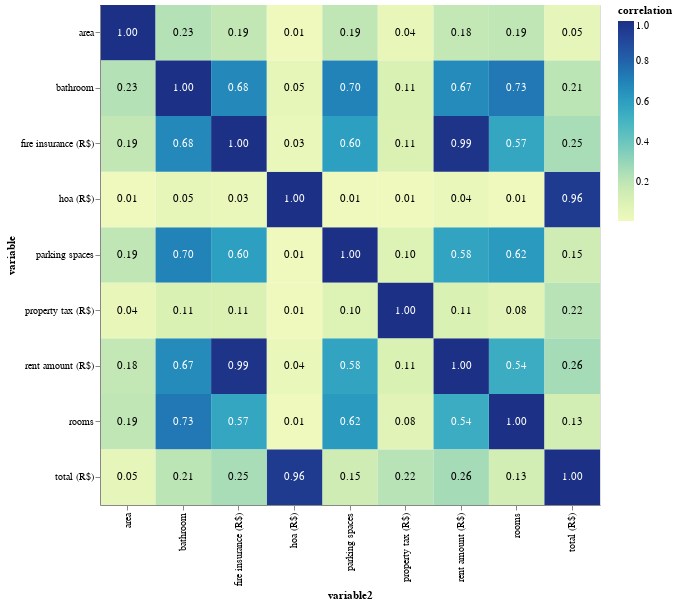

Notebook source saved alongside this figure:
### Code cell
cor_data = (raw_data[colunas_numericas]).corr().stack().reset_index().rename(columns={0: 'correlation', 'level_0': 'variable', 'level_1': 'variable2'})
cor_data['correlation_label'] = cor_data['correlation'].map('{:.2f}'.format)  # Round to 2 decimal
base = alt.Chart(cor_data, width=500, height=500).encode( x = 'variable2:O', y = 'variable:O')
text = base.mark_text().encode(text = 'correlation_label',color = alt.condition(alt.datum.correlation > 0.5,alt.value('white'),
alt.value('black')))
cor_plot = base.mark_rect().encode(
color = 'correlation:Q')
cor_plot + text

### Figure 1 — Vega-Lite specification as saved in the notebook (floating-point values rounded to 4 significant figures)
{"config": {"view": {"continuousWidth": 400, "continuousHeight": 300}}, "layer": [{"mark": "rect", "encoding": {"color": {"type": "quantitative", "field": "correlation"}, "x": {"type": "ordinal", "field": "variable2"}, "y": {"type": "ordinal", "field": "variable"}}, "height": 500, "width": 500}, {"mark": "text", "encoding": {"color": {"condition": {"value": "white", "test": "(datum.correlation > 0.5)"}, "value": "black"}, "text": {"type": "nominal", "field": "correlation_label"}, "x": {"type": "ordinal", "field": "variable2"}, "y": {"type": "ordinal", "field": "variable"}}, "height": 500, "width": 500}], "data": {"name": "data-5a2926cd1de264af671d0e059a4ab857"}, "$schema": "https://vega.github.io/schema/vega-lite/v4.8.1.json", "datasets": {"data-5a2926cd1de264af671d0e059a4ab857": [{"variable": "area", "variable2": "area", "correlation": 1.0, "correlation_label": "1.00"}, {"variable": "area", "variable2": "rooms", "correlation": 0.1938, "correlation_label": "0.19"}, {"variable": "area", "variable2": "bathroom", "correlation": 0.2268, "correlation_label": "0.23"}, {"variable": "area", "variable2": "parking spaces", "correlation": 0.194, "correlation_label": "0.19"}, {"variable": "area", "variable2": "hoa (R$)", "correlation": 0.00689, "correlation_label": "0.01"}, {"variable": "area", "variable2": "rent amount (R$)", "correlation": 0.1807, "correlation_label": "0.18"}, {"variable": "area", "variable2": "property tax (R$)", "correlation": 0.03906, "correlation_label": "0.04"}, {"variable": "area", "variable2": "fire insurance (R$)", "correlation": 0.1881, "correlation_label": "0.19"}, {"variable": "area", "variable2": "total (R$)", "correlation": 0.0518, "correlation_label": "0.05"}, {"variable": "rooms", "variable2": "area", "correlation": 0.1938, "correlation_label": "0.19"}, {"variable": "rooms", "variable2": "rooms", "correlation": 1.0, "correlation_label": "1.00"}, {"variable": "rooms", "variable2": "bathroom", "correlation": 0.7338, "correlation_label": "0.73"}, {"variable": "rooms", "variable2": "parking spaces", "correlation": 0.6175, "correlation_label": "0.62"}, {"variable": "rooms", "variable2": "hoa (R$)", "correlation": 0.007139, "correlation_label": "0.01"}, {"variable": "rooms", "variable2": "rent amount (R$)", "correlation": 0.5418, "correlation_label": "0.54"}, {"variable": "rooms", "variable2": "property tax (R$)", "correlation": 0.07525, "correlation_label": "0.08"}, {"variable": "rooms", "variable2": "fire insurance (R$)", "correlation": 0.5651, "correlation_label": "0.57"}, {"variable": "rooms", "variable2": "total (R$)", "correlation": 0.1346, "correlation_label": "0.13"}, {"variable": "bathroom", "variable2": "area", "correlation": 0.2268, "correlation_label": "0.23"}, {"variable": "bathroom", "variable2": "rooms", "correlation": 0.7338, "correlation_label": "0.73"}, {"variable": "bathroom", "variable2": "bathroom", "correlation": 1.0, "correlation_label": "1.00"}, {"variable": "bathroom", "variable2": "parking spaces", "correlation": 0.6974, "correlation_label": "0.70"}, {"variable": "bathroom", "variable2": "hoa (R$)", "correlation": 0.05027, "correlation_label": "0.05"}, {"variable": "bathroom", "variable2": "rent amount (R$)", "correlation": 0.6685, "correlation_label": "0.67"}, {"variable": "bathroom", "variable2": "property tax (R$)", "correlation": 0.1093, "correlation_label": "0.11"}, {"variable": "bathroom", "variable2": "fire insurance (R$)", "correlation": 0.6764, "correlation_label": "0.68"}, {"variable": "bathroom", "variable2": "total (R$)", "correlation": 0.2083, "correlation_label": "0.21"}, {"variable": "parking spaces", "variable2": "area", "correlation": 0.194, "correlation_label": "0.19"}, {"variable": "parking spaces", "variable2": "rooms", "correlation": 0.6175, "correlation_label": "0.62"}, {"variable": "parking spaces", "variable2": "bathroom", "correlation": 0.6974, "correlation_label": "0.70"}, {"variable": "parking spaces", "variable2": "parking spaces", "correlation": 1.0, "correlation_label": "1.00"}, {"variable": "parking spaces", "variable2": "hoa (R$)", "correlation": 0.009321, "correlation_label": "0.01"}, {"variable": "parking spaces", "variable2": "rent amount (R$)", "correlation": 0.5784, "correlation_label": "0.58"}, {"variable": "parking spaces", "variable2": "property tax (R$)", "correlation": 0.09838, "correlation_label": "0.10"}, {"variable": "parking spaces", "variable2": "fire insurance (R$)", "correlation": 0.5973, "correlation_label": "0.60"}, {"variable": "parking spaces", "variable2": "total (R$)", "correlation": 0.1487, "correlation_label": "0.15"}, {"variable": "hoa (R$)", "variable2": "area", "correlation": 0.00689, "correlation_label": "0.01"}, {"variable": "hoa (R$)", "variable2": "rooms", "correlation": 0.007139, "correlation_label": "0.01"}, {"variable": "hoa (R$)", "variable2": "bathroom", "correlation": 0.05027, "correlation_label": "0.05"}, {"variable": "hoa (R$)", "variable2": "parking spaces", "correlation": 0.009321, "correlation_label": "0.01"}, {"variable": "hoa (R$)", "variable2": "hoa (R$)", "correlation": 1.0, "correlation_label": "1.00"}, {"variable": "hoa (R$)", "variable2": "rent amount (R$)", "correlation": 0.03649, "correlation_label": "0.04"}, {"variable": "hoa (R$)", "variable2": "property tax (R$)", "correlation": 0.007627, "correlation_label": "0.01"}, {"variable": "hoa (R$)", "variable2": "fire insurance (R$)", "correlation": 0.02953, "correlation_label": "0.03"}, {"variable": "hoa (R$)", "variable2": "total (R$)", "correlation": 0.955, "correlation_label": "0.96"}, {"variable": "rent amount (R$)", "variable2": "area", "correlation": 0.1807, "correlation_label": "0.18"}, {"variable": "rent amount (R$)", "variable2": "rooms", "correlation": 0.5418, "correlation_label": "0.54"}, {"variable": "rent amount (R$)", "variable2": "bathroom", "correlation": 0.6685, "correlation_label": "0.67"}, {"variable": "rent amount (R$)", "variable2": "parking spaces", "correlation": 0.5784, "correlation_label": "0.58"}, {"variable": "rent amount (R$)", "variable2": "hoa (R$)", "correlation": 0.03649, "correlation_label": "0.04"}, {"variable": "rent amount (R$)", "variable2": "rent amount (R$)", "correlation": 1.0, "correlation_label": "1.00"}, {"variable": "rent amount (R$)", "variable2": "property tax (R$)", "correlation": 0.1079, "correlation_label": "0.11"}, {"variable": "rent amount (R$)", "variable2": "fire insurance (R$)", "correlation": 0.9873, "correlation_label": "0.99"}, {"variable": "rent amount (R$)", "variable2": "total (R$)", "correlation": 0.2645, "correlation_label": "0.26"}, {"variable": "property tax (R$)", "variable2": "area", "correlation": 0.03906, "correlation_label": "0.04"}, {"variable": "property tax (R$)", "variable2": "rooms", "correlation": 0.07525, "correlation_label": "0.08"}, {"variable": "property tax (R$)", "variable2": "bathroom", "correlation": 0.1093, "correlation_label": "0.11"}, {"variable": "property tax (R$)", "variable2": "parking spaces", "correlation": 0.09838, "correlation_label": "0.10"}, {"variable": "property tax (R$)", "variable2": "hoa (R$)", "correlation": 0.007627, "correlation_label": "0.01"}, {"variable": "property tax (R$)", "variable2": "rent amount (R$)", "correlation": 0.1079, "correlation_label": "0.11"}, {"variable": "property tax (R$)", "variable2": "property tax (R$)", "correlation": 1.0, "correlation_label": "1.00"}, {"variable": "property tax (R$)", "variable2": "fire insurance (R$)", "correlation": 0.1057, "correlation_label": "0.11"}, {"variable": "property tax (R$)", "variable2": "total (R$)", "correlation": 0.2183, "correlation_label": "0.22"}, {"variable": "fire insurance (R$)", "variable2": "area", "correlation": 0.1881, "correlation_label": "0.19"}, {"variable": "fire insurance (R$)", "variable2": "rooms", "correlation": 0.5651, "correlation_label": "0.57"}, {"variable": "fire insurance (R$)", "variable2": "bathroom", "correlation": 0.6764, "correlation_label": "0.68"}, {"variable": "fire insurance (R$)", "variable2": "parking spaces", "correlation": 0.5973, "correlation_label": "0.60"}, {"variable": "fire insurance (R$)", "variable2": "hoa (R$)", "correlation": 0.02953, "correlation_label": "0.03"}, {"variable": "fire insurance (R$)", "variable2": "rent amount (R$)", "correlation": 0.9873, "correlation_label": "0.99"}, {"variable": "fire insurance (R$)", "variable2": "property tax (R$)", "correlation": 0.1057, "correlation_label": "0.11"}, {"variable": "fire insurance (R$)", "variable2": "fire insurance (R$)", "correlation": 1.0, "correlation_label": "1.00"}, {"variable": "fire insurance (R$)", "variable2": "total (R$)", "correlation": 0.2549, "correlation_label": "0.25"}, {"variable": "total (R$)", "variable2": "area", "correlation": 0.0518, "correlation_label": "0.05"}, {"variable": "total (R$)", "variable2": "rooms", "correlation": 0.1346, "correlation_label": "0.13"}, {"variable": "total (R$)", "variable2": "bathroom", "correlation": 0.2083, "correlation_label": "0.21"}, {"variable": "total (R$)", "variable2": "parking spaces", "correlation": 0.1487, "correlation_label": "0.15"}, {"variable": "total (R$)", "variable2": "hoa (R$)", "correlation": 0.955, "correlation_label": "0.96"}, {"variable": "total (R$)", "variable2": "rent amount (R$)", "correlation": 0.2645, "correlation_label": "0.26"}, {"variable": "total (R$)", "variable2": "property tax (R$)", "correlation": 0.2183, "correlation_label": "0.22"}, {"variable": "total (R$)", "variable2": "fire insurance (R$)", "correlation": 0.2549, "correlation_label": "0.25"}, {"variable": "total (R$)", "variable2": "total (R$)", "correlation": 1.0, "correlation_label": "1.00"}]}}
